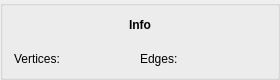
       <widget class="QGroupBox" name="groupBox_10">
        <property name="sizePolicy">
         <sizepolicy hsizetype="Fixed" vsizetype="Preferred">
          <horstretch>0</horstretch>
          <verstretch>0</verstretch>
         </sizepolicy>
        </property>
        <property name="minimumSize">
         <size>
          <width>280</width>
          <height>80</height>
         </size>
        </property>
        <property name="maximumSize">
         <size>
          <width>280</width>
          <height>80</height>
         </size>
        </property>
        <property name="title">
         <string/>
        </property>
        <layout class="QVBoxLayout" name="verticalLayout">
         <property name="topMargin">
          <number>5</number>
         </property>
         <property name="bottomMargin">
          <number>5</number>
         </property>
         <item>
          <widget class="QLabel" name="VertexColorNameLabel_3">
           <property name="sizePolicy">
            <sizepolicy hsizetype="Preferred" vsizetype="Preferred">
             <horstretch>0</horstretch>
             <verstretch>0</verstretch>
            </sizepolicy>
           </property>
           <property name="minimumSize">
            <size>
             <width>0</width>
             <height>0</height>
            </size>
           </property>
           <property name="maximumSize">
            <size>
             <width>16777215</width>
             <height>16777215</height>
            </size>
           </property>
           <property name="font">
            <font>
             <weight>75</weight>
             <bold>true</bold>
            </font>
           </property>
           <property name="text">
            <string>Info</string>
           </property>
           <property name="alignment">
            <set>Qt::AlignCenter</set>
           </property>
          </widget>
         </item>
         <item>
          <layout class="QHBoxLayout" name="horizontalLayout_2">
           <property name="spacing">
            <number>0</number>
           </property>
           <item>
            <widget class="QLabel" name="info_v">
             <property name="sizePolicy">
              <sizepolicy hsizetype="Preferred" vsizetype="Preferred">
               <horstretch>0</horstretch>
               <verstretch>0</verstretch>
              </sizepolicy>
             </property>
             <property name="minimumSize">
              <size>
               <width>0</width>
               <height>0</height>
              </size>
             </property>
             <property name="maximumSize">
              <size>
               <width>16777215</width>
               <height>30</height>
              </size>
             </property>
             <property name="text">
              <string>Vertices:</string>
             </property>
            </widget>
           </item>
           <item>
            <widget class="QLabel" name="info_e">
             <property name="sizePolicy">
              <sizepolicy hsizetype="Preferred" vsizetype="Preferred">
               <horstretch>0</horstretch>
               <verstretch>0</verstretch>
              </sizepolicy>
             </property>
             <property name="minimumSize">
              <size>
               <width>0</width>
               <height>0</height>
              </size>
             </property>
             <property name="maximumSize">
              <size>
               <width>16777215</width>
               <height>30</height>
              </size>
             </property>
             <property name="text">
              <string>Edges:</string>
             </property>
            </widget>
           </item>
          </layout>
         </item>
        </layout>
       </widget>
